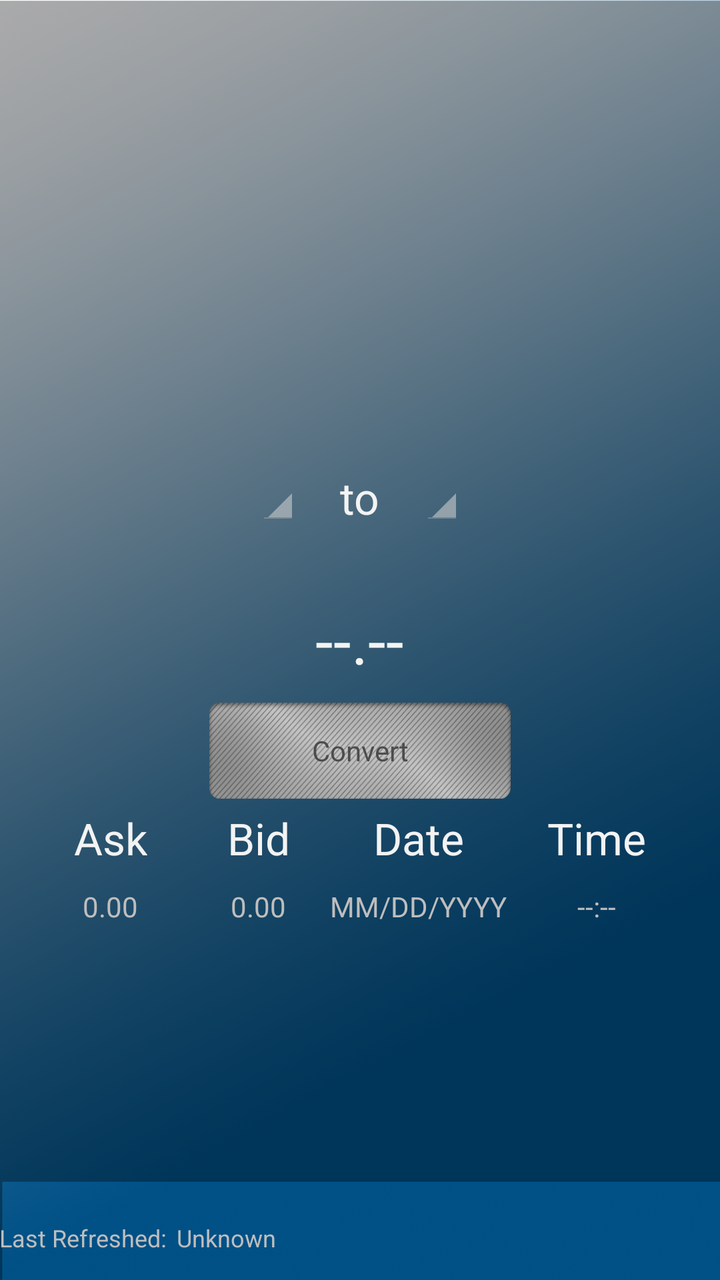
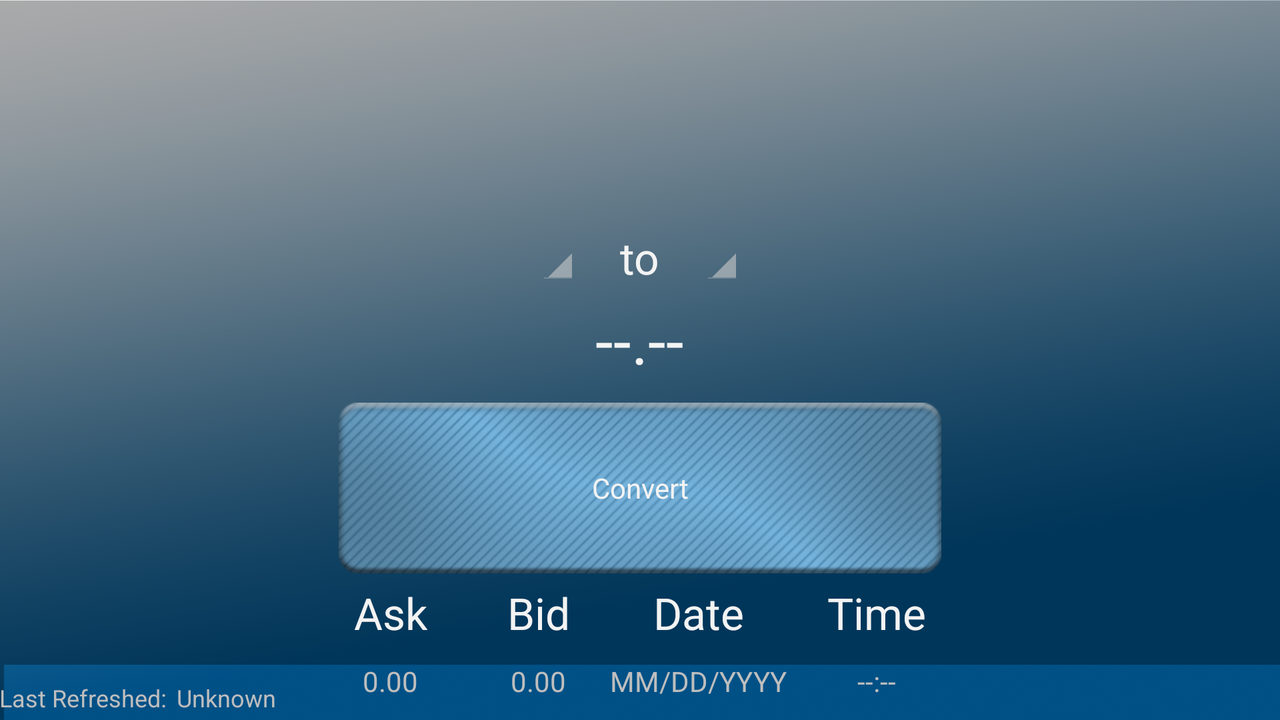

Two renders of one Android screen. The first uses the default layout on a phone; the second uses the alternative layout the repository ships for a different screen configuration, on a matching device. The two XML files are below.
<!-- AndroidManifest.xml: application theme main_theme -->
<!-- res/layout/main.xml -->
<?xml version="1.0" encoding="utf-8"?>
<RelativeLayout xmlns:android="http://schemas.android.com/apk/res/android"
    xmlns:tools="http://schemas.android.com/tools" android:layout_width="match_parent"
    android:layout_height="match_parent" android:paddingLeft="@dimen/activity_horizontal_margin"
    android:paddingRight="@dimen/activity_horizontal_margin"
    android:paddingTop="@dimen/activity_vertical_margin"
    android:background="@drawable/background"
    tools:context=".MainActivity">

    <TextView
        android:layout_width="wrap_content"
        android:layout_height="wrap_content"
        android:textAppearance="?android:attr/textAppearanceLarge"
        android:text="@string/lblRate"
        android:id="@+id/lblRate"
        android:gravity="center"
        android:textSize="32sp"
        android:textIsSelectable="true"
        android:layout_marginTop="35dp"
        android:layout_centerInParent="true"
        android:layout_marginBottom="10dp" />

    <Button
        style="?android:attr/buttonStyleSmall"
        android:layout_width="wrap_content"
        android:layout_height="wrap_content"
        android:text="@string/btnConvert"
        android:background="@drawable/btn_convert"
        android:id="@+id/btnConvert"
        android:enabled="false"
        android:layout_below="@+id/lblRate"
        android:layout_centerHorizontal="true"

        android:cropToPadding="false"
        android:focusable="false" />

    <TextView
        android:layout_width="wrap_content"
        android:layout_height="wrap_content"
        android:textAppearance="?android:attr/textAppearanceSmall"
        android:text="@string/lblLastRefreshed"
        android:id="@+id/lblLastRefreshed"
        android:layout_alignParentBottom="true"
        android:layout_alignParentLeft="true"
        android:textSize="12sp"
        android:layout_marginBottom="13dp" />

    <ImageView
        android:layout_width="wrap_content"
        android:layout_height="wrap_content"
        android:id="@+id/imgPoweredBy"
        android:layout_alignParentBottom="true"
        android:layout_alignParentRight="true"
        android:src="@drawable/powered_by_yahoo"
        android:contentDescription="@string/imgPoweredBy"
        android:layout_marginBottom="11dp" />

    <TextView
        android:layout_width="wrap_content"
        android:layout_height="wrap_content"
        android:textAppearance="?android:attr/textAppearanceSmall"
        android:text="@string/lblLastRefreshedValue"
        android:id="@+id/lblLastRefreshedValue"
        android:layout_alignBottom="@+id/lblLastRefreshed"
        android:layout_toRightOf="@+id/lblLastRefreshed"
        android:textSize="12sp"
        android:layout_marginLeft="5dp" />

    <Spinner
        android:layout_width="wrap_content"
        android:layout_height="wrap_content"
        android:textAppearance="?android:attr/textAppearanceLarge"
        android:id="@+id/spnCurrencyTo"
        android:layout_alignBottom="@+id/lblCurrencySep"
        android:layout_toRightOf="@+id/lblCurrencySep" />

    <TextView
        android:layout_width="wrap_content"
        android:layout_height="wrap_content"
        android:textAppearance="?android:attr/textAppearanceLarge"
        android:text="@string/lblCurrencySep"
        android:id="@+id/lblCurrencySep"
        android:layout_above="@+id/lblRate"
        android:layout_centerHorizontal="true"
        android:layout_marginRight="20dp"
        android:layout_marginLeft="20dp" />

    <Spinner
        android:layout_width="wrap_content"
        android:layout_height="wrap_content"
        android:textAppearance="?android:attr/textAppearanceLarge"
        android:id="@+id/spnCurrencyFrom"
        android:layout_alignBottom="@+id/lblCurrencySep"
        android:layout_toLeftOf="@+id/lblCurrencySep" />

    <HorizontalScrollView
        android:layout_width="wrap_content"
        android:layout_height="wrap_content"
        android:id="@+id/hsvExtraDetails"
        android:layout_below="@+id/btnConvert"
        android:layout_marginTop="5dp"
        android:layout_centerHorizontal="true" >

        <LinearLayout
            android:layout_width="wrap_content"
            android:layout_height="wrap_content"
            android:orientation="horizontal"
            android:id="@+id/layExtraDetails">

            <RelativeLayout
                android:layout_width="fill_parent"
                android:layout_height="wrap_content"
                android:layout_margin="@dimen/activity_horizontal_margin"
                android:orientation="vertical"
                android:id="@+id/layAskPlaceholder">

                <TextView
                    android:layout_width="wrap_content"
                    android:layout_height="wrap_content"
                    android:textAppearance="?android:attr/textAppearanceLarge"
                    android:text="@string/lblAsk"
                    android:id="@+id/lblAsk"
                    android:layout_centerHorizontal="true"
                    android:layout_marginBottom="10dp"
                    android:layout_marginRight="20dp"
                    android:layout_marginLeft="20dp" />

                <TextView
                    android:layout_width="wrap_content"
                    android:layout_height="wrap_content"
                    android:text="@string/lblDetailsNumericPlaceholder"
                    android:id="@+id/lblAskValue"
                    android:layout_below="@+id/lblAsk"
                    android:layout_centerHorizontal="true" />

            </RelativeLayout>

            <RelativeLayout
                android:layout_width="fill_parent"
                android:layout_height="wrap_content"
                android:layout_margin="@dimen/activity_horizontal_margin"
                android:orientation="vertical"
                android:id="@+id/layBidPlaceholder">

                <TextView
                    android:layout_width="wrap_content"
                    android:layout_height="wrap_content"
                    android:textAppearance="?android:attr/textAppearanceLarge"
                    android:text="@string/lblBid"
                    android:id="@+id/lblBid"
                    android:layout_centerHorizontal="true"
                    android:layout_marginBottom="10dp"
                    android:layout_marginRight="20dp"
                    android:layout_marginLeft="20dp" />

                <TextView
                    android:layout_width="wrap_content"
                    android:layout_height="wrap_content"
                    android:text="@string/lblDetailsNumericPlaceholder"
                    android:id="@+id/lblBidValue"
                    android:layout_below="@+id/lblBid"
                    android:layout_centerHorizontal="true" />

            </RelativeLayout>

            <RelativeLayout
                android:layout_width="fill_parent"
                android:layout_height="wrap_content"
                android:layout_margin="@dimen/activity_horizontal_margin"
                android:orientation="vertical"
                android:id="@+id/layDatePlaceholder">

                <TextView
                    android:layout_width="wrap_content"
                    android:layout_height="wrap_content"
                    android:textAppearance="?android:attr/textAppearanceLarge"
                    android:text="@string/lblDate"
                    android:id="@+id/lblDate"
                    android:layout_centerHorizontal="true"
                    android:layout_marginBottom="10dp"
                    android:layout_marginRight="20dp"
                    android:layout_marginLeft="20dp" />

                <TextView
                    android:layout_width="wrap_content"
                    android:layout_height="wrap_content"
                    android:text="@string/lblDateValue"
                    android:id="@+id/lblDateValue"
                    android:layout_below="@+id/lblDate"
                    android:layout_centerHorizontal="true" />

            </RelativeLayout>

            <RelativeLayout
                android:layout_width="fill_parent"
                android:layout_height="wrap_content"
                android:layout_margin="@dimen/activity_horizontal_margin"
                android:orientation="vertical"
                android:id="@+id/layTimePlaceholder">

                <TextView
                    android:layout_width="wrap_content"
                    android:layout_height="wrap_content"
                    android:textAppearance="?android:attr/textAppearanceLarge"
                    android:text="@string/lblTime"
                    android:id="@+id/lblTime"
                    android:layout_centerHorizontal="true"
                    android:layout_marginBottom="10dp"
                    android:layout_marginRight="20dp"
                    android:layout_marginLeft="20dp" />

                <TextView
                    android:layout_width="wrap_content"
                    android:layout_height="wrap_content"
                    android:text="@string/lblTimeValue"
                    android:id="@+id/lblTimeValue"
                    android:layout_below="@+id/lblTime"
                    android:layout_centerHorizontal="true" />

            </RelativeLayout>

        </LinearLayout>

    </HorizontalScrollView>

</RelativeLayout>
<!-- resources referenced by this layout -->
<resources>
  <!-- drawable background: png bitmap (drawable-hdpi, 312625 bytes) -->
  <!-- drawable btn_convert (drawable-mdpi) -->
  <?xml version="1.0" encoding="utf-8"?>
  <selector xmlns:android="http://schemas.android.com/apk/res/android">
      <item android:state_enabled="false" android:drawable="@drawable/btn_convert_disabled" /> 
      <item android:state_pressed="true" android:drawable="@drawable/btn_convert_pressed" /> 
      <item android:state_focused="true" android:drawable="@drawable/btn_convert_pressed" /> 
      <item android:drawable="@drawable/btn_convert_default" /> 
  </selector>
  <string name="btnConvert">Convert</string>
  <string name="imgPoweredBy">Powered by Yahoo!</string>
  <string name="lblAsk">Ask</string>
  <string name="lblBid">Bid</string>
  <string name="lblCurrencySep">to</string>
  <string name="lblDate">Date</string>
  <string name="lblDateValue">MM/DD/YYYY</string>
  <string name="lblDetailsNumericPlaceholder">0.00</string>
  <string name="lblLastRefreshed">Last Refreshed: </string>
  <string name="lblLastRefreshedValue">Unknown</string>
  <string name="lblRate">--.--</string>
  <string name="lblTime">Time</string>
  <string name="lblTimeValue">--:--</string>
  <style name="main_theme" parent="android:Theme.Holo">
  
          
          <item name="android:actionBarStyle">@style/actionBarStyle</item>
  
          
          <item name="android:spinnerItemStyle">
              @style/spinnerItemStyle
          </item>
  
          
          <item name="android:actionOverflowButtonStyle">@style/actionBarOverflow</item>
  
          
          <item name="android:spinnerDropDownItemStyle">
              @style/spinnerDropDownItemStyle
          </item>
  
      </style>
  <!-- drawable btn_convert_disabled: png bitmap (drawable-xxhdpi, 62229 bytes) -->
  <!-- drawable btn_convert_pressed: png bitmap (drawable-xhdpi, 85011 bytes) -->
  <!-- drawable btn_convert_default: png bitmap (drawable-hdpi, 85163 bytes) -->
  <style name="actionBarStyle" parent="@android:style/Widget.Holo.Light.ActionBar.Solid.Inverse">
          <item name="android:background">@drawable/action_bar_background</item>
      </style>
  <style name="spinnerItemStyle">
          <item name="android:padding">10dp</item>
          <item name="android:textSize">25sp</item>
      </style>
  <style name="actionBarOverflow">
          <item name="android:src">@drawable/ic_action_overflow</item>
      </style>
  <style name="spinnerDropDownItemStyle">
          <item name="android:padding">10dp</item>
          <item name="android:textSize">25sp</item>
      </style>
  <!-- drawable action_bar_background: png bitmap (drawable-hdpi, 43505 bytes) -->
</resources>
<!-- res/layout-land/main.xml (the author's variant of the layout above) -->
<!-- drawn on the phone turned sideways -->
<?xml version="1.0" encoding="utf-8"?>
<RelativeLayout xmlns:android="http://schemas.android.com/apk/res/android"
    xmlns:tools="http://schemas.android.com/tools" android:layout_width="match_parent"
    android:layout_height="match_parent" android:paddingLeft="@dimen/activity_horizontal_margin"
    android:paddingRight="@dimen/activity_horizontal_margin"
    android:paddingTop="@dimen/activity_vertical_margin"
    android:background="@drawable/background"
    tools:context=".MainActivity">

    <TextView
        android:layout_width="wrap_content"
        android:layout_height="wrap_content"
        android:textAppearance="?android:attr/textAppearanceLarge"
        android:text="@string/lblRate"
        android:id="@+id/lblRate"
        android:gravity="center"
        android:textSize="32sp"
        android:textIsSelectable="true"
        android:layout_centerHorizontal="true"
        android:layout_above="@+id/btnConvert"
        android:layout_margin="5dp" />

    <Button
        style="?android:attr/buttonStyleSmall"
        android:layout_width="wrap_content"
        android:layout_height="wrap_content"
        android:text="@string/btnConvert"
        android:background="@drawable/btn_convert"
        android:id="@+id/btnConvert"
        android:layout_centerHorizontal="true"
        android:layout_above="@+id/horizontalScrollView"
        android:layout_margin="5dp"/>

    <TextView
        android:layout_width="wrap_content"
        android:layout_height="wrap_content"
        android:textAppearance="?android:attr/textAppearanceSmall"
        android:text="@string/lblLastRefreshed"
        android:id="@+id/lblLastRefreshed"
        android:layout_alignParentBottom="true"
        android:layout_alignParentLeft="true"
        android:paddingBottom="3dp"
        android:textSize="12sp" />

    <ImageView
        android:layout_width="wrap_content"
        android:layout_height="wrap_content"
        android:id="@+id/imgPoweredBy"
        android:layout_alignParentBottom="true"
        android:layout_alignParentRight="true"
        android:src="@drawable/powered_by_yahoo"
        android:contentDescription="@string/imgPoweredBy" />

    <TextView
        android:layout_width="wrap_content"
        android:layout_height="wrap_content"
        android:textAppearance="?android:attr/textAppearanceSmall"
        android:text="@string/lblLastRefreshedValue"
        android:id="@+id/lblLastRefreshedValue"
        android:layout_alignBottom="@+id/lblLastRefreshed"
        android:layout_toRightOf="@+id/lblLastRefreshed"
        android:textSize="12sp"
        android:paddingBottom="3dp"
        android:layout_marginLeft="5dp" />

    <Spinner
        android:layout_width="wrap_content"
        android:layout_height="wrap_content"
        android:textAppearance="?android:attr/textAppearanceLarge"
        android:id="@+id/spnCurrencyTo"
        android:layout_alignBottom="@+id/lblCurrencySep"
        android:layout_toRightOf="@+id/lblCurrencySep" />

    <TextView
        android:layout_width="wrap_content"
        android:layout_height="wrap_content"
        android:textAppearance="?android:attr/textAppearanceLarge"
        android:text="@string/lblCurrencySep"
        android:id="@+id/lblCurrencySep"
        android:layout_centerHorizontal="true"
        android:layout_marginRight="20dp"
        android:layout_marginLeft="20dp"
        android:layout_above="@+id/lblRate" />

    <Spinner
        android:layout_width="wrap_content"
        android:layout_height="wrap_content"
        android:textAppearance="?android:attr/textAppearanceLarge"
        android:id="@+id/spnCurrencyFrom"
        android:layout_alignBottom="@+id/lblCurrencySep"
        android:layout_toLeftOf="@+id/lblCurrencySep" />

    <HorizontalScrollView
        android:layout_width="wrap_content"
        android:layout_height="wrap_content"
        android:id="@+id/horizontalScrollView"
        android:layout_centerHorizontal="true"
        android:layout_alignParentBottom="true"
        android:layout_marginBottom="10dp">

        <LinearLayout
            android:layout_width="wrap_content"
            android:layout_height="wrap_content"
            android:orientation="horizontal" >

            <RelativeLayout
                android:layout_width="fill_parent"
                android:layout_height="wrap_content"
                android:layout_margin="@dimen/activity_horizontal_margin"
                android:orientation="vertical" >

                <TextView
                    android:layout_width="wrap_content"
                    android:layout_height="wrap_content"
                    android:textAppearance="?android:attr/textAppearanceLarge"
                    android:text="@string/lblAsk"
                    android:id="@+id/lblAsk"
                    android:layout_centerHorizontal="true"
                    android:layout_marginBottom="10dp"
                    android:layout_marginRight="20dp"
                    android:layout_marginLeft="20dp" />

                <TextView
                    android:layout_width="wrap_content"
                    android:layout_height="wrap_content"
                    android:text="@string/lblDetailsNumericPlaceholder"
                    android:id="@+id/lblAskValue"
                    android:layout_below="@+id/lblAsk"
                    android:layout_centerHorizontal="true" />

            </RelativeLayout>

            <RelativeLayout
                android:layout_width="fill_parent"
                android:layout_height="wrap_content"
                android:layout_margin="@dimen/activity_horizontal_margin"
                android:orientation="vertical" >

                <TextView
                    android:layout_width="wrap_content"
                    android:layout_height="wrap_content"
                    android:textAppearance="?android:attr/textAppearanceLarge"
                    android:text="@string/lblBid"
                    android:id="@+id/lblBid"
                    android:layout_centerHorizontal="true"
                    android:layout_marginBottom="10dp"
                    android:layout_marginRight="20dp"
                    android:layout_marginLeft="20dp" />

                <TextView
                    android:layout_width="wrap_content"
                    android:layout_height="wrap_content"
                    android:text="@string/lblDetailsNumericPlaceholder"
                    android:id="@+id/lblBidValue"
                    android:layout_below="@+id/lblBid"
                    android:layout_centerHorizontal="true" />

            </RelativeLayout>

            <RelativeLayout
                android:layout_width="fill_parent"
                android:layout_height="wrap_content"
                android:layout_margin="@dimen/activity_horizontal_margin"
                android:orientation="vertical" >

                <TextView
                    android:layout_width="wrap_content"
                    android:layout_height="wrap_content"
                    android:textAppearance="?android:attr/textAppearanceLarge"
                    android:text="@string/lblDate"
                    android:id="@+id/lblDate"
                    android:layout_centerHorizontal="true"
                    android:layout_marginBottom="10dp"
                    android:layout_marginRight="20dp"
                    android:layout_marginLeft="20dp" />

                <TextView
                    android:layout_width="wrap_content"
                    android:layout_height="wrap_content"
                    android:text="@string/lblDateValue"
                    android:id="@+id/lblDateValue"
                    android:layout_below="@+id/lblDate"
                    android:layout_centerHorizontal="true" />

            </RelativeLayout>

            <RelativeLayout
                android:layout_width="fill_parent"
                android:layout_height="wrap_content"
                android:layout_margin="@dimen/activity_horizontal_margin"
                android:orientation="vertical" >

                <TextView
                    android:layout_width="wrap_content"
                    android:layout_height="wrap_content"
                    android:textAppearance="?android:attr/textAppearanceLarge"
                    android:text="@string/lblTime"
                    android:id="@+id/lblTime"
                    android:layout_centerHorizontal="true"
                    android:layout_marginBottom="10dp"
                    android:layout_marginRight="20dp"
                    android:layout_marginLeft="20dp" />

                <TextView
                    android:layout_width="wrap_content"
                    android:layout_height="wrap_content"
                    android:text="@string/lblTimeValue"
                    android:id="@+id/lblTimeValue"
                    android:layout_below="@+id/lblTime"
                    android:layout_centerHorizontal="true" />

            </RelativeLayout>

        </LinearLayout>

    </HorizontalScrollView>

</RelativeLayout>
